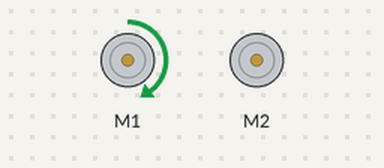
The sketch below on a simulated Arduino Uno, built with avr-gcc and run on an emulated ATmega328P. Parts: 2 × DC motor (green arrow = forward, orange = backward, longer = faster). What the sketch prints to the serial monitor is not drawn.

Above: at 0.1 s.
Timing chart, 0 to 1.6 s (numbered marks = the images above):
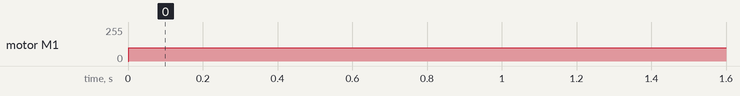

Measured:
- by itself, motor M1: stopped → forward 100/255 at 0.00 s

The sketch:

PIDTesting.ino
```cpp
#include <Adafruit_MotorShield.h>
#include "utility/Adafruit_MS_PWMServoDriver.h"
#include <Arduino.h>
#include <ArduinoQueue.h>
#include <Wire.h>

#define encoderLPinA 6
#define encoderLPinB 7
#define encoderRPinA 8
#define encoderRPinB 9

Adafruit_MotorShield motorShield = Adafruit_MotorShield();
Adafruit_DCMotor *motorL = motorShield.getMotor(1);
Adafruit_DCMotor *motorR = motorShield.getMotor(2);

volatile int lastEncodedL = 0, lastEncodedR = 0;
volatile long encoderValueL = 0, encoderValueR = 0;
volatile long encodeTest = 0;

// for PID control
long previousTimeL = 0;
float ePreviousL = 0;
float eIntegralL = 0;
long previousTimeR = 0;
float ePreviousR = 0;
float eIntegralR = 0;

// PID gains
float kp = 2.0;
float kd = 0.05;
float ki = 0;

int param = -10000;

void setup()
{
  motorShield.begin();
  motorL->setSpeed(255);
  motorR->setSpeed(255);
  Serial.begin(115200);

  // calculateSpeed();
  // delay(5000);

  // initialize encoder
  pinMode(encoderLPinA, INPUT_PULLUP);
  pinMode(encoderLPinB, INPUT_PULLUP);
  pinMode(encoderRPinA, INPUT_PULLUP);
  pinMode(encoderRPinB, INPUT_PULLUP);

  digitalWrite(encoderLPinA, HIGH);
  digitalWrite(encoderLPinB, HIGH);
  digitalWrite(encoderRPinA, HIGH);
  digitalWrite(encoderRPinB, HIGH);

  attachInterrupt(digitalPinToInterrupt(encoderLPinA), updateEncoderL, CHANGE);
  attachInterrupt(digitalPinToInterrupt(encoderLPinB), updateEncoderL, CHANGE);
  attachInterrupt(digitalPinToInterrupt(encoderRPinA), updateEncoderR, CHANGE);
  attachInterrupt(digitalPinToInterrupt(encoderRPinB), updateEncoderR, CHANGE);
}

void loop()
{
  if (fabs(encoderValueL - param) > 1 || fabs(encoderValueR - param) > 1)
  {
    pidPositionMatchLeft(param);
    pidPositionMatchRight(param);
    Serial.print(param);
    Serial.print(", ");
    Serial.println(encoderValueL);
    Serial.print(", ");
    Serial.println(encoderValueR);
  }
  else
  {
    motorL->setSpeed(0);
    motorR->setSpeed(0);
    delay(10);
  }
}

float pidPositionMatchCalculateLeft(int target, float kp, float kd, float ki) {
  // measure time since last adjustment
  long currentTime = micros();
  float deltaT = ((float)(currentTime - previousTimeL)) / 1.0e6;

  // compute error, derivative, integral
  int e = encoderValueL - target;
  float eDerivative = (e - ePreviousL) / deltaT;
  eIntegralL = eIntegralL + e * deltaT;

  // compute PID control signal
  float u = (kp * e) + (kd * eDerivative) + (ki * eIntegralL);

  previousTimeL = currentTime;
  ePreviousL = e;

  return u;
}

float pidPositionMatchCalculateRight(int target, float kp, float kd, float ki) {
  // measure time since last adjustment
  long currentTime = micros();
  float deltaT = ((float)(currentTime - previousTimeR)) / 1.0e6;

  // compute error, derivative, integral
  int e = encoderValueR - target;
  float eDerivative = (e - ePreviousR) / deltaT;
  eIntegralR = eIntegralR + e * deltaT;

  // compute PID control signal
  float u = (kp * e) + (kd * eDerivative) + (ki * eIntegralR);

  previousTimeR = currentTime;
  ePreviousR = e;

  return u;
}

void pidPositionMatchLeft(int target) {
  float u = pidPositionMatchCalculateLeft(target, kp, kd, ki);
  float speed = fabs(u);

  if (speed > 100) {
    speed = 100;
  }
  else if (speed < 20) {
    speed = 0;
  }

  motorL->setSpeed(speed);

  if (u < 0) {

    motorL->run(BACKWARD);
  }
  else {
    motorL->run(FORWARD);
  }
}

void pidPositionMatchRight(int target) {
  float u = pidPositionMatchCalculateRight(encoderValueL, kp, kd, ki);
  float speed = fabs(u);

  if (speed > 150) {
    speed = 150;
  }
  else if (speed < 20) {
    speed = 0;
  }

  motorR->setSpeed(speed);

  if (u > 0) {

    motorR->run(BACKWARD);
  }
  else {
    motorR->run(FORWARD);
  }
}

void updateEncoderL() {
  int MSB = digitalRead(encoderLPinA); // MSB = most significant bit
  int LSB = digitalRead(encoderLPinB); // LSB = least significant bit

  int encoded = (MSB << 1) | LSB; // converting the 2 pin value to single number
  int sum =
      (lastEncodedL << 2) | encoded; // adding it to the previous encoded value

  if (sum == 0b1101 || sum == 0b0100 || sum == 0b0010 || sum == 0b1011)
    encoderValueL--;
  if (sum == 0b1110 || sum == 0b0111 || sum == 0b0001 || sum == 0b1000)
    encoderValueL++;

  lastEncodedL = encoded; // store this value for next time
}

void updateEncoderR() {
  int MSB = digitalRead(encoderRPinA); // MSB = most significant bit
  int LSB = digitalRead(encoderRPinB); // LSB = least significant bit

  int encoded = (MSB << 1) | LSB; // converting the 2 pin value to single number
  int sum =
      (lastEncodedR << 2) | encoded; // adding it to the previous encoded value

  if (sum == 0b1101 || sum == 0b0100 || sum == 0b0010 || sum == 0b1011)
    encoderValueR--;
  if (sum == 0b1110 || sum == 0b0111 || sum == 0b0001 || sum == 0b1000)
    encoderValueR++;

  lastEncodedR = encoded; // store this value for next time
}
```
